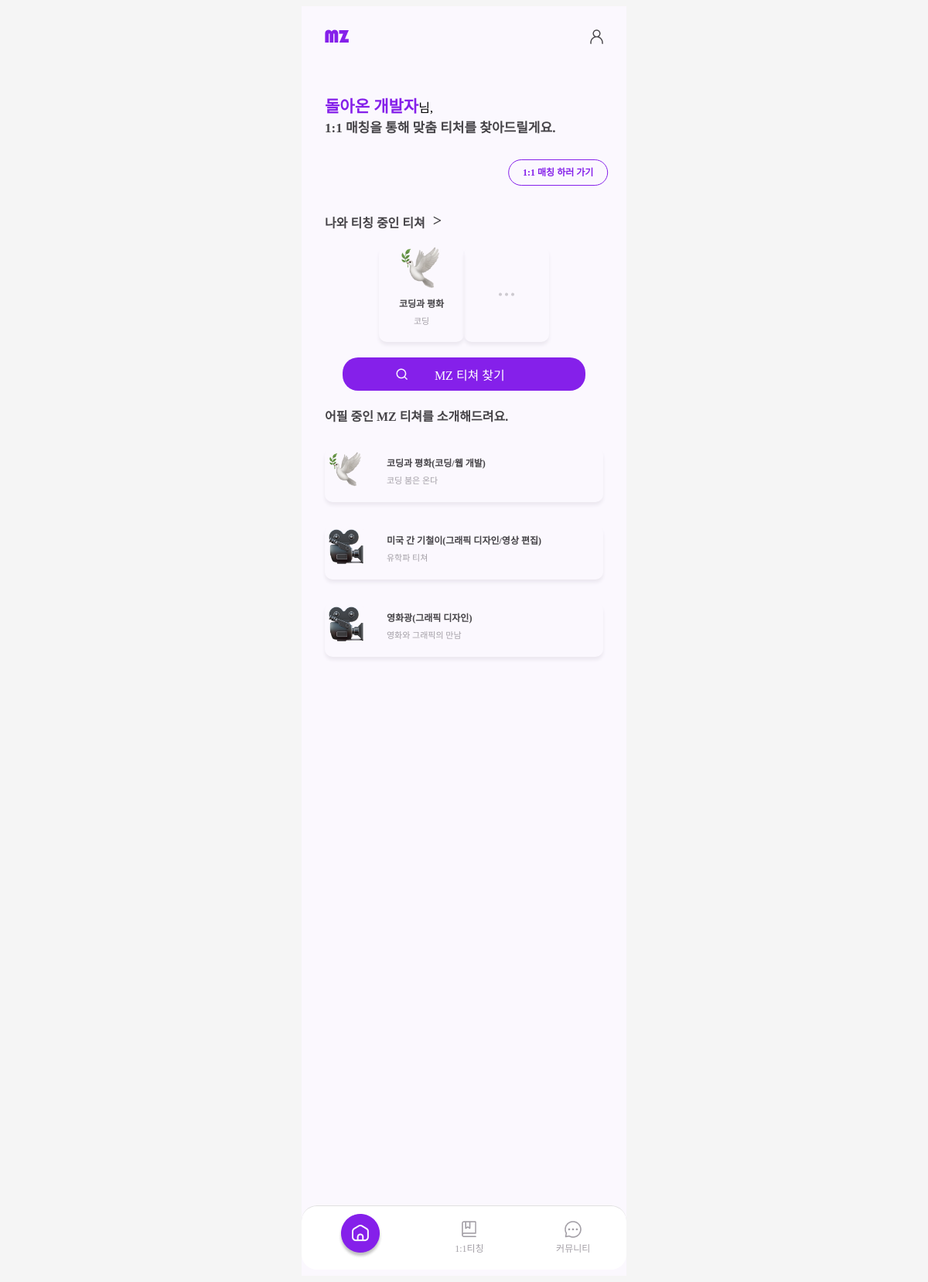
The page /main/ (signed in) on the database its author committed.
### profiles/models.py (models this page shows, shortened)
class Learner(models.Model):
    user = models.OneToOneField(User, on_delete=models.CASCADE, related_name='learner_profile')
    nickname = models.CharField(max_length=40, blank=True)
    emoji = models.ImageField(blank=True) # upload_to = 디렉터리 경로 작성요망
    birthdate = models.DateField(null = True, blank = False)
    skills = models.ManyToManyField(Skill, related_name='learner_wanting')
    personalities = models.ManyToManyField(Personality, related_name='learner_wanting')
    my_teachers = models.ManyToManyField(Teacher, related_name='my_learners')

class Teacher(models.Model):
    user = models.OneToOneField(User, on_delete=models.CASCADE, related_name='tearner_profile')
    nickname = models.CharField(max_length=40, blank=True)
    emoji = models.ImageField(blank=True) # upload_to = 디렉터리 경로 작성요망
    birthdate = models.DateField(null = True, blank = False)
    skills = models.ManyToManyField(Skill, related_name='teacher_giving')
    personalities = models.ManyToManyField(Personality, related_name='teacher_giving')
    bio = models.CharField(max_length=300, null=True)
    teaching_plan = models.TextField(null=True)
    is_paid = models.BooleanField(null=True)
    last_appealed = models.DateTimeField(auto_now=True)

class Skill(models.Model):
    name = models.CharField(max_length=50)
    category = models.ForeignKey(Category, related_name = 'skill', on_delete=models.CASCADE)
    def __str__(self):
        return self.name

### main/views.py (the view)
# urls.py: path('', main, name='main'),
@login_required
def main(request):
    teachers = Teacher.objects.all().order_by('-last_appealed')
    teacher_pg = Paginator(teachers, 3)
    pgnum = request.GET.get('page')
    teachers = teacher_pg.get_page(pgnum)
    profile = None
    try:
        profile = Learner.objects.get(user_id = request.user.id)
        my_teachers = profile.my_teachers.all()
        my_teacher_pg = Paginator(my_teachers, 2)
        my_teachers = my_teacher_pg.get_page(pgnum)
        return render(request, 'learner_main.html', {'profile':profile, 'teachers':teachers, 'my_teachers':my_teachers})
    except Learner.DoesNotExist:
        try:
            profile = Teacher.objects.get(user_id = request.user.id)
            my_learners = profile.my_learners.all()
            my_learner_pg = Paginator(my_learners, 3)
            my_learners = my_learner_pg.get_page(pgnum)
            return render(request, 'teacher_main.html', {'profile':profile, 'teachers':teachers, 'my_learners':my_learners})
        except Teacher.DoesNotExist:
            pass

### main/templates/learner_main.html (shortened to what this page needs)
{% load static %}
<!DOCTYPE html>
<html lang="en">
  <head>
    <link rel="stylesheet" href="{% static 'css/mainRunner.css' %}" />
  </head>
  <body>
    <div class="backgroundContainer">
      <div class="mainContainer">
        <div class="topContainer">
          <a href="{% url 'main:main' %}"><img src="{% static 'images/mainRunner/MZ.png' %}" /></a>
          <a href="{% url 'profiles:show_learner_profile' profile.id %}"
            ><img
              class="myPageIcon"
              src="{% static 'images/mainRunner/🦆 icon _user_.png' %}"
          /></a>
        </div>
        <div class="middleContainer">
          <div class="middleMessage">
            <span style="color: #8520ea; font-weight: bolder; font-size: 21px"
              >{{ profile.nickname }}</span
            >님,<br /><span
              style="color: #454347; font-size: 17px; font-weight: bolder"
              >1:1 매칭을 통해 맞춤 티처를 찾아드릴게요.</span
            >
          </div>
          <a href="{% url 'matching:match_teacher_list' profile.id %}"><div class="matchingButton">1:1 매칭 하러 가기</div></a>
        </div>
        <div class="teachingTeacher">
          <div class="teachingTop">
            <a href="{% url 'chat:room'%}"
              ><div class="teachingTeacherTitle">나와 티칭 중인 티쳐</div></a
            >
            <a href="{% url 'chat:room'%}"
              ><div class="꺽쇄채팅목록이동">></div></a
            >
          </div>
          <div class="teachingTeacherContainer">
            {% for teacher in my_teachers %}
            <a href="{% url 'chat:chat_view' teacher.user.username %}">
              <div class="teacher1">
                {% if teacher.emoji %}
                <img
                  width="54px"
                  height="54px"
                  src="{{ teacher.emoji.url }}"
                />
                {% else %}
                <img
                  width="54px"
                  height="54px"
                  src="{% static 'images/teacherIntroduce/3dicons (2).png' %}"
                />
                {% endif %}
                <div class="teacher1name">{{ teacher.nickname }}</div>
                <div class="teacher1catagory">{{ teacher.skills.first }}</div>
              </div>
            </a>
            {% endfor %}
            <a href="{% url 'chat:room'%}">
              <div class="elseTeacher">
                <img src="{% static 'images/mainRunner/🦆 icon _more vertical_.png' %}" />
              </div>
            </a>
          </div>
        </div>
        <a href="{% url 'matching:mzteacher_list' 0 %}"
          ><div class="mzTeacherSearchButton">
            <img class="searchButton" src="{% static 'images/mainRunner/Group.png' %}" />
            <div class="searcherTitle">MZ 티쳐 찾기</div>
          </div></a
        >
        <div class="appealTeacherContainer">
          <div class="appealMessage">어필 중인 MZ 티쳐를 소개해드려요.</div>
          <div class="appealTeachers">
            {% for teacher in teachers %}
            <a href="{% url 'matching:mzteacher_profile' teacher.id %}">
              <div class="teacherA">
                {% if teacher.emoji %}
                <img
                  class="appealteacherImage"
                  src="{{ teacher.emoji.url }}"
                />
                {% else %}
                <img
                  class="appealteacherImage"
                  src="{% static 'images/teacherIntroduce/3dicons (2).png' %}"
                />
                {% endif %}
                <div class="introducebox">
                  <div class="teacherAname">
                    {{ teacher.nickname }}({% for skill in teacher.skills.all %}{{ skill|truncatechars:10 }}{% if not forloop.last %}/{% endif %}{% endfor %})
                  </div>
                  <div class="teacherIntroduce">
                    {{ teacher.bio }}
                  </div>
                </div>
              </div>
            </a>
            {% endfor %}
          </div>
        </div>
        <nav>
          <ul class="navContainer">
            <li class="nav-item">
              <a href="{% url 'main:main' %}"
                ><img src="{% static 'images/mainRunner/Group 214.png' %}"
              /></a>
            </li>
            <li class="nav-item">
              <a href="{% url 'chat:room'%}"
                ><img src="{% static 'images/mainRunner/🦆 icon _bookmark book_.png' %}"
              /></a>
              <a href="{% url 'chat:room'%}">1:1티칭</a>
            </li>
            <li class="nav-item">
              <a href="{% url 'community:community' 0 1 %}"
                ><img src="{% static 'images/mainRunner/🦆 icon _chat bubble_.png' %}"
              /></a>
              <a href="{% url 'community:community' 0 1 %}">커뮤니티</a>
            </li>
          </ul>
        </nav>
      </div>
    </div>
  </body>
</html>

### static/css/mainRunner.css (style rules this page uses)
html { background-color: whitesmoke; }
body { font-family: "pretendard"; }
.backgroundContainer { max-width: 420px; min-height: 100vh; margin: 0 auto; background-color: #fbf8fe; display: flex; flex-wrap: wrap; padding-bottom: 800px; }
.mainContainer { width: 100%; flex-direction: column; align-items: center; }
.topContainer { display: flex; justify-content: space-between; padding: 30px; }
.matchingButton { font-size: 12px; max-width: 115px; height: 20px; margin: 5px; padding: 6px; border-radius: 20px; border-color: #8520ea; border-style: solid; border-width: 1.7px; line-height: 20px; color: #8520ea; font-weight: bolder; text-align: center; margin-top: 30px; transform: translate(180%, 0%); }
.middleContainer { padding: 30px; }
.mzTeacherSearchButton { max-width: 314px; height: 43px; border-radius: 20px; background-color: #8520ea; display: grid; grid-template-columns: 1fr 2fr; place-items: center; margin: 0 auto; margin-bottom: 20px; }
.teachingTop { display: flex; }
.teachingTeacherTitle, .appealMessage { color: #454347; font-size: 16px; font-weight: bolder; padding-left: 30px; }
.꺽쇄채팅목록이동 { color: #454347; font-size: 20px; font-weight: bolder; line-height: 20px; padding-left: 10px; }
.searchButton { margin-left: 50px; }
.searcherTitle { color: white; margin-right: 90px; }
.appealTeachers { display: flex; flex-direction: column; align-items: center; }
.teachingTeacherContainer { display: flex; justify-content: center; padding-bottom: 20px; padding-top: 20px; }
.teacher1, .elseTeacher { display: flex; flex-direction: column; align-items: center; height: 123px; width: 110px; box-shadow: 0px 4px 4px 0px rgb(236, 232, 240); border-radius: 10px; }
.appealteacherImage { grid-row: 1/3; margin-top: 10px; margin: 5px; }
.teacherA { box-shadow: 0px 4px 4px 0px rgb(236, 232, 240); width: 360px; min-height: 70px; display: grid; grid-template-columns: 2fr 7fr; border-radius: 10px; margin-top: 30px; position: relative; }
.teacherIntroduce { grid-column: 2/4; grid-row-start: 2; font-size: 12px; color: #a39fa6; }
.elseTeacher { display: flex; justify-content: center; align-items: center; }
.teacher1name, .teacher2name, .teacher3name, .teacherAname, .teacherBname { font-size: 12px; color: #454347; margin-top: 10px; font-weight: bolder; }
.teacher1catagory, .teacher2catagory, .teacher3catagory, .teacherIntroduce { text-align: left; font-size: 11px; color: #a39fa6; margin-top: 5px; }
.navContainer { margin-top: 100px; display: flex; justify-content: space-around; align-items: center; padding: 10px 0; background-color: #fff; border-top: 1px solid #e0e0e0; border-radius: 20px; width: 100%; max-width: 420px; position: fixed; bottom: 0; }
.nav-item { display: flex; flex-direction: column; align-items: center; color: #a39fa6; text-decoration: none; font-size: 12px; text-align: center; }
.nav-item a { text-decoration: none; color: #a39fa6; }
a { text-decoration: none; }
.teacher1 img { width: 54px; height: 54px; }
.teacherA img { width: 45px; height: 45px; margin-top: 5px; }

### rows shown on the page
Learner: nickname "돌아온 개발자"
Teacher: emoji (picture), nickname "코딩과 평화", skills.first "코딩", bio "코딩 붐은 온다"
Skill: name "코딩"
Skill: name "웹 개발"
Teacher: emoji (picture), nickname "미국 간 기철이", bio "유학파 티쳐"
Skill: name "그래픽 디자인"
Skill: name "영상 편집"
Teacher: emoji (picture), nickname "영화광", bio "영화와 그래픽의 만남"
